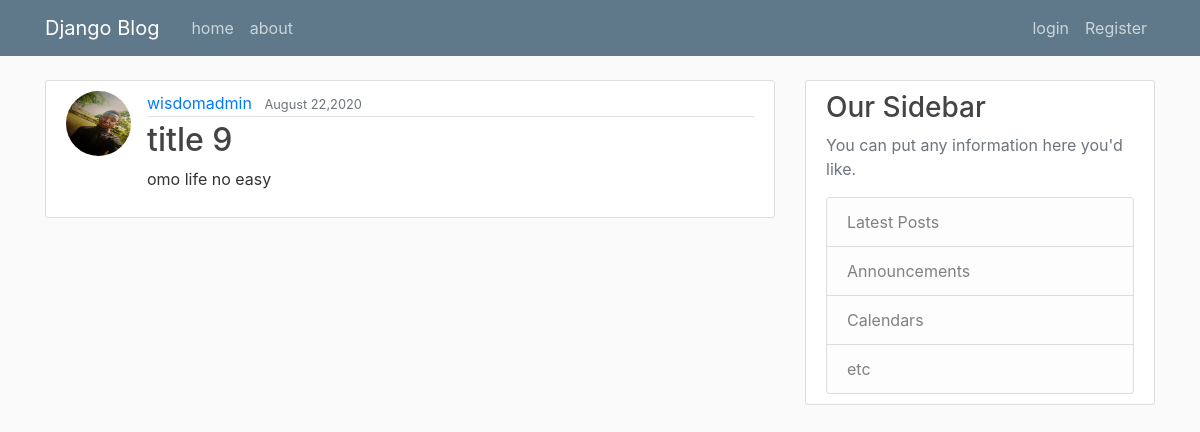
The page /post/35 on the database its author committed.
### mywebsite/models.py (models this page shows, shortened)
class Post(models.Model):
    title=models.CharField(max_length=100)
    content=models.TextField()
    date_posted=models.DateTimeField(default=timezone.now)
    author=models.ForeignKey(User,on_delete=models.CASCADE)

### users/models.py (models this page shows, shortened)
class Profile(models.Model):
    user = models.OneToOneField(User, on_delete=models.CASCADE)
    image=models.ImageField(default='default.jpg', upload_to='profile_pics')

### mywebsite/views.py (the view)
# urls.py: path('post/<int:pk>',PostDetailView.as_view(), name='post-detail'),
class PostDetailView(DetailView): # home class based view
    model = Post

### mywebsite/templates/mywebsite/post_detail.html (shortened to what this page needs)
{%extends "base.html" %}
{%block content%}
    <article class="media content-section">
        <img class="rounded-circle article-img" src="{{object.author.profile.image.url}}">
    <div class="media-body">
     <div class="article-metadata">
      <a class="mr-2" href="{% url 'user-post' object.author.username %}">{{ object.author }}</a>
      <small class="text-muted">{{ object.date_posted|date:"F d,Y" }}</small>
    </div>
     <h2 class="article-title">{{ object.title }}</h2>
     <p class="article-content">{{ object.content }}</p>
  </div>
</article>
{%endblock content%}

### mywebsite/static/mywebsite/main.css (style rules this page uses)
body { background: #fafafa; color: #333333; margin-top: 5rem; }
h1, h2, h3, h4, h5, h6 { color: #444444; }
.content-section { background: #ffffff; padding: 10px 20px; border: 1px solid #dddddd; border-radius: 3px; margin-bottom: 20px; }
.article-title { color: #444444; }
.article-content { white-space: pre-line; }
.article-img { height: 65px; width: 65px; margin-right: 16px; }
.article-metadata { padding-bottom: 1px; margin-bottom: 4px; border-bottom: 1px solid #e3e3e3 }

### rows shown on the page
Post: author.profile.image (picture), author "wisdomadmin", date_posted "August 22,2020", title "title 9", content "omo life no easy"
